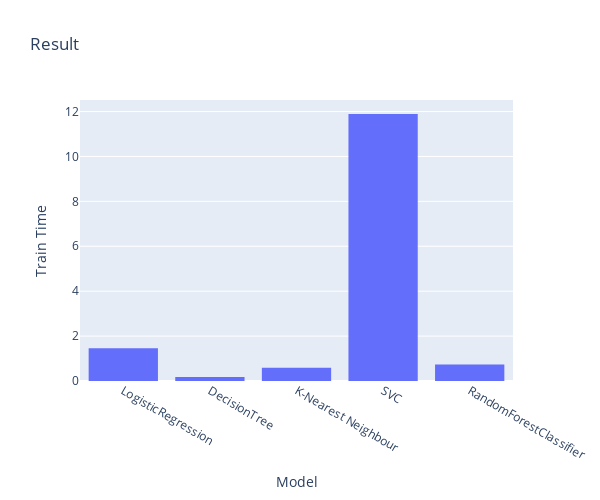

Notebook code for this chart:
### Code cell
fig = px.histogram(resultsGridSearch_df, height=500, width=600, x="Model", y="Train Time", title="Result")
fig.update_xaxes( tickangle=30 )
fig.update_layout( yaxis_title="Train Time" )
fig.show()

### Figure 1 — Plotly figure (JSON) as saved in the notebook; plotly's stock layout.template omitted (floating-point values rounded to 4 significant figures)
{"data": [{"alignmentgroup": "True", "bingroup": "x", "histfunc": "sum", "hovertemplate": "Model=%{x}<br>sum of Train Time=%{y}<extra></extra>", "legendgroup": "", "marker": {"color": "#636efa", "pattern": {"shape": ""}}, "name": "", "offsetgroup": "", "orientation": "v", "showlegend": false, "type": "histogram", "x": ["LogisticRegression", "DecisionTree", "K-Nearest Neighbour", "SVC", "RandomForestClassifier"], "xaxis": "x", "y": [1.461, 0.1761, 0.5852, 11.89, 0.7396], "yaxis": "y"}], "layout": {"barmode": "relative", "height": 500, "legend": {"tracegroupgap": 0}, "title": {"text": "Result"}, "width": 600, "xaxis": {"anchor": "y", "domain": [0, 1], "tickangle": 30, "title": {"text": "Model"}}, "yaxis": {"anchor": "x", "domain": [0, 1], "title": {"text": "Train Time"}}}}
